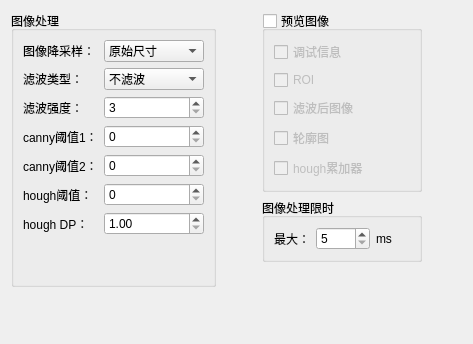
      <widget class="QWidget" name="tab_1">
       <attribute name="title">
        <string>图像处理参数</string>
       </attribute>
       <layout class="QGridLayout" name="gridLayout_10">
        <item row="0" column="2" colspan="2">
         <widget class="QGroupBox" name="groupBox_7">
          <property name="title">
           <string>预览图像</string>
          </property>
          <property name="checkable">
           <bool>true</bool>
          </property>
          <property name="checked">
           <bool>false</bool>
          </property>
          <layout class="QGridLayout" name="gridLayout_8">
           <item row="0" column="1">
            <widget class="QCheckBox" name="checkBox_MixedImage">
             <property name="text">
              <string>调试信息</string>
             </property>
            </widget>
           </item>
           <item row="1" column="1">
            <widget class="QCheckBox" name="checkBox_GrayImage">
             <property name="layoutDirection">
              <enum>Qt::LeftToRight</enum>
             </property>
             <property name="text">
              <string>ROI</string>
             </property>
            </widget>
           </item>
           <item row="2" column="1">
            <widget class="QCheckBox" name="checkBox_FiltedImage">
             <property name="layoutDirection">
              <enum>Qt::LeftToRight</enum>
             </property>
             <property name="text">
              <string>滤波后图像</string>
             </property>
            </widget>
           </item>
           <item row="3" column="2">
            <spacer name="horizontalSpacer_10">
             <property name="orientation">
              <enum>Qt::Horizontal</enum>
             </property>
             <property name="sizeHint" stdset="0">
              <size>
               <width>40</width>
               <height>20</height>
              </size>
             </property>
            </spacer>
           </item>
           <item row="3" column="1">
            <widget class="QCheckBox" name="checkBox_EdgeImage">
             <property name="layoutDirection">
              <enum>Qt::LeftToRight</enum>
             </property>
             <property name="text">
              <string>轮廓图</string>
             </property>
            </widget>
           </item>
           <item row="4" column="1">
            <widget class="QCheckBox" name="checkBox_AccImage">
             <property name="layoutDirection">
              <enum>Qt::LeftToRight</enum>
             </property>
             <property name="text">
              <string>hough累加器</string>
             </property>
            </widget>
           </item>
          </layout>
         </widget>
        </item>
        <item row="0" column="0" rowspan="3">
         <widget class="QGroupBox" name="groupBox_4">
          <property name="title">
           <string>图像处理</string>
          </property>
          <property name="flat">
           <bool>false</bool>
          </property>
          <property name="checkable">
           <bool>false</bool>
          </property>
          <layout class="QGridLayout" name="gridLayout">
           <item row="2" column="0" alignment="Qt::AlignLeft">
            <widget class="QLabel" name="label_45">
             <property name="text">
              <string>滤波强度：</string>
             </property>
            </widget>
           </item>
           <item row="7" column="0">
            <spacer name="verticalSpacer_3">
             <property name="orientation">
              <enum>Qt::Vertical</enum>
             </property>
             <property name="sizeHint" stdset="0">
              <size>
               <width>20</width>
               <height>40</height>
              </size>
             </property>
            </spacer>
           </item>
           <item row="0" column="1" colspan="2">
            <widget class="QComboBox" name="comboBox_DownSampling">
             <property name="minimumSize">
              <size>
               <width>100</width>
               <height>0</height>
              </size>
             </property>
             <item>
              <property name="text">
               <string>原始尺寸</string>
              </property>
             </item>
             <item>
              <property name="text">
               <string>1920*1080</string>
              </property>
             </item>
             <item>
              <property name="text">
               <string>1280*720</string>
              </property>
             </item>
             <item>
              <property name="text">
               <string>960*540</string>
              </property>
             </item>
             <item>
              <property name="text">
               <string>640*360</string>
              </property>
             </item>
             <item>
              <property name="text">
               <string>480*270</string>
              </property>
             </item>
            </widget>
           </item>
           <item row="0" column="0" alignment="Qt::AlignLeft">
            <widget class="QLabel" name="label_43">
             <property name="minimumSize">
              <size>
               <width>0</width>
               <height>0</height>
              </size>
             </property>
             <property name="text">
              <string>图像降采样：</string>
             </property>
            </widget>
           </item>
           <item row="1" column="0" alignment="Qt::AlignLeft">
            <widget class="QLabel" name="label_44">
             <property name="minimumSize">
              <size>
               <width>0</width>
               <height>0</height>
              </size>
             </property>
             <property name="text">
              <string>滤波类型：</string>
             </property>
            </widget>
           </item>
           <item row="1" column="1" colspan="2">
            <widget class="QComboBox" name="comboBox_FiltType">
             <item>
              <property name="text">
               <string>不滤波</string>
              </property>
             </item>
             <item>
              <property name="text">
               <string>均值滤波</string>
              </property>
             </item>
             <item>
              <property name="text">
               <string>高斯滤波</string>
              </property>
             </item>
             <item>
              <property name="text">
               <string>中值滤波</string>
              </property>
             </item>
             <item>
              <property name="text">
               <string>双边滤波</string>
              </property>
             </item>
            </widget>
           </item>
           <item row="3" column="0" alignment="Qt::AlignLeft">
            <widget class="QLabel" name="label_23">
             <property name="text">
              <string>canny阈值1：</string>
             </property>
            </widget>
           </item>
           <item row="4" column="0" alignment="Qt::AlignLeft">
            <widget class="QLabel" name="label_17">
             <property name="text">
              <string>canny阈值2：</string>
             </property>
            </widget>
           </item>
           <item row="5" column="0" alignment="Qt::AlignLeft">
            <widget class="QLabel" name="label_25">
             <property name="text">
              <string>hough阈值：</string>
             </property>
            </widget>
           </item>
           <item row="6" column="0" alignment="Qt::AlignLeft">
            <widget class="QLabel" name="label_18">
             <property name="text">
              <string>hough DP：</string>
             </property>
            </widget>
           </item>
           <item row="2" column="1" colspan="2">
            <widget class="QDoubleSpinBox" name="doubleSpinBox_FiltLevel">
             <property name="decimals">
              <number>0</number>
             </property>
             <property name="minimum">
              <double>3.000000000000000</double>
             </property>
             <property name="maximum">
              <double>30.000000000000000</double>
             </property>
            </widget>
           </item>
           <item row="3" column="1" colspan="2">
            <widget class="QDoubleSpinBox" name="doubleSpinBox_cannyThreshold_1">
             <property name="decimals">
              <number>0</number>
             </property>
             <property name="minimum">
              <double>0.000000000000000</double>
             </property>
             <property name="maximum">
              <double>65536.000000000000000</double>
             </property>
             <property name="singleStep">
              <double>1.000000000000000</double>
             </property>
            </widget>
           </item>
           <item row="4" column="1" colspan="2">
            <widget class="QDoubleSpinBox" name="doubleSpinBox_cannyThreshold_2">
             <property name="decimals">
              <number>0</number>
             </property>
             <property name="minimum">
              <double>0.000000000000000</double>
             </property>
             <property name="maximum">
              <double>65536.000000000000000</double>
             </property>
            </widget>
           </item>
           <item row="5" column="1" colspan="2">
            <widget class="QDoubleSpinBox" name="doubleSpinBox_accThreshold">
             <property name="buttonSymbols">
              <enum>QAbstractSpinBox::UpDownArrows</enum>
             </property>
             <property name="decimals">
              <number>0</number>
             </property>
             <property name="minimum">
              <double>0.000000000000000</double>
             </property>
             <property name="maximum">
              <double>56636.000000000000000</double>
             </property>
             <property name="singleStep">
              <double>1.000000000000000</double>
             </property>
            </widget>
           </item>
           <item row="6" column="1" colspan="2">
            <widget class="QDoubleSpinBox" name="doubleSpinBox_hough_DP">
             <property name="minimum">
              <double>1.000000000000000</double>
             </property>
             <property name="maximum">
              <double>10.000000000000000</double>
             </property>
             <property name="singleStep">
              <double>0.500000000000000</double>
             </property>
            </widget>
           </item>
          </layout>
         </widget>
        </item>
        <item row="0" column="4">
         <spacer name="horizontalSpacer_9">
          <property name="orientation">
           <enum>Qt::Horizontal</enum>
          </property>
          <property name="sizeHint" stdset="0">
           <size>
            <width>40</width>
            <height>20</height>
           </size>
          </property>
         </spacer>
        </item>
        <item row="0" column="1">
         <spacer name="horizontalSpacer_2">
          <property name="orientation">
           <enum>Qt::Horizontal</enum>
          </property>
          <property name="sizeHint" stdset="0">
           <size>
            <width>40</width>
            <height>20</height>
           </size>
          </property>
         </spacer>
        </item>
        <item row="3" column="0">
         <spacer name="verticalSpacer_5">
          <property name="orientation">
           <enum>Qt::Vertical</enum>
          </property>
          <property name="sizeHint" stdset="0">
           <size>
            <width>20</width>
            <height>40</height>
           </size>
          </property>
         </spacer>
        </item>
        <item row="1" column="2" colspan="2">
         <widget class="QGroupBox" name="groupBox_2">
          <property name="title">
           <string>图像处理限时</string>
          </property>
          <layout class="QGridLayout" name="gridLayout_14">
           <item row="0" column="0">
            <widget class="QLabel" name="label_2">
             <property name="text">
              <string>最大：</string>
             </property>
            </widget>
           </item>
           <item row="0" column="1">
            <widget class="QDoubleSpinBox" name="doubleSpinBox_TimeLimit">
             <property name="decimals">
              <number>0</number>
             </property>
             <property name="minimum">
              <double>5.000000000000000</double>
             </property>
             <property name="maximum">
              <double>5000.000000000000000</double>
             </property>
            </widget>
           </item>
           <item row="0" column="2">
            <widget class="QLabel" name="label_3">
             <property name="text">
              <string>ms</string>
             </property>
            </widget>
           </item>
          </layout>
         </widget>
        </item>
        <item row="2" column="2" rowspan="2">
         <spacer name="verticalSpacer">
          <property name="orientation">
           <enum>Qt::Vertical</enum>
          </property>
          <property name="sizeHint" stdset="0">
           <size>
            <width>20</width>
            <height>40</height>
           </size>
          </property>
         </spacer>
        </item>
       </layout>
      </widget>
